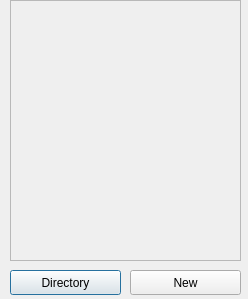
<?xml version="1.0" encoding="UTF-8"?>
<ui version="4.0">
 <class>LevelSelectorUi</class>
 <widget class="QDialog" name="LevelSelectorUi">
  <property name="geometry">
   <rect>
    <x>0</x>
    <y>0</y>
    <width>248</width>
    <height>299</height>
   </rect>
  </property>
  <property name="windowTitle">
   <string>Select Level</string>
  </property>
  <property name="Level" stdset="0">
   <string>LevelSelectorUi</string>
  </property>
  <widget class="QPushButton" name="btn_change_dir">
   <property name="geometry">
    <rect>
     <x>10</x>
     <y>270</y>
     <width>111</width>
     <height>25</height>
    </rect>
   </property>
   <property name="text">
    <string>Directory</string>
   </property>
  </widget>
  <widget class="QPushButton" name="btn_new">
   <property name="geometry">
    <rect>
     <x>130</x>
     <y>270</y>
     <width>111</width>
     <height>25</height>
    </rect>
   </property>
   <property name="text">
    <string>New</string>
   </property>
  </widget>
  <widget class="QScrollArea" name="scrollArea">
   <property name="geometry">
    <rect>
     <x>10</x>
     <y>0</y>
     <width>231</width>
     <height>261</height>
    </rect>
   </property>
   <property name="widgetResizable">
    <bool>true</bool>
   </property>
   <widget class="QWidget" name="scrollAreaWidgetContents_3">
    <property name="geometry">
     <rect>
      <x>0</x>
      <y>0</y>
      <width>229</width>
      <height>259</height>
     </rect>
    </property>
    <widget class="QWidget" name="verticalLayoutWidget">
     <property name="geometry">
      <rect>
       <x>-1</x>
       <y>-1</y>
       <width>201</width>
       <height>261</height>
      </rect>
     </property>
     <layout class="QVBoxLayout" name="grid">
      <property name="sizeConstraint">
       <enum>QLayout::SetDefaultConstraint</enum>
      </property>
      <property name="topMargin">
       <number>2</number>
      </property>
      <property name="bottomMargin">
       <number>2</number>
      </property>
     </layout>
    </widget>
   </widget>
  </widget>
 </widget>
 <resources/>
 <connections/>
</ui>
